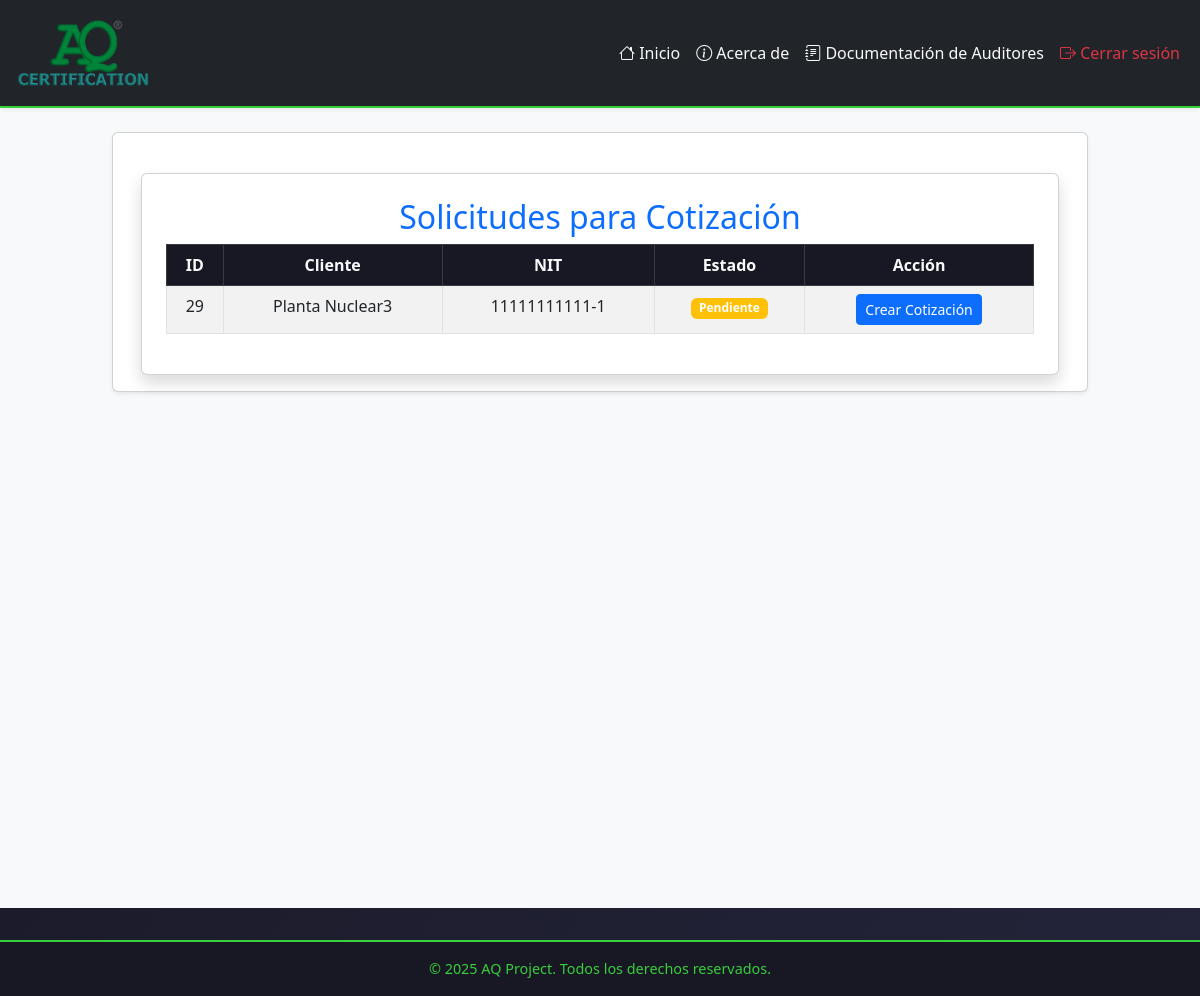
/cotizaciones/solicitudes/ (signed in), run on an earlier commit of the app's database.
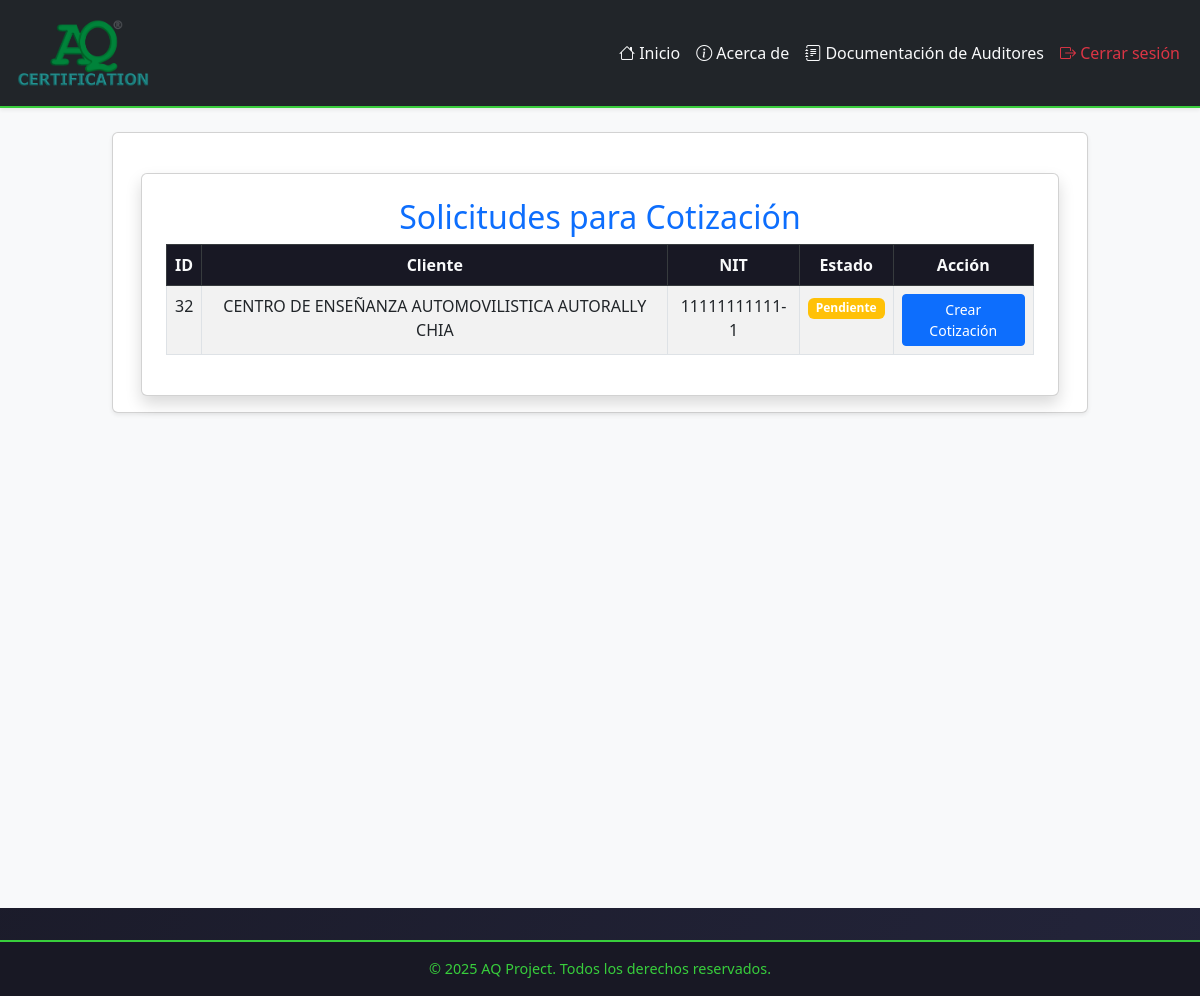
And on a later commit of the database.
### solicitudes/models.py (models this page shows, shortened)
class Solicitud(models.Model):
    cliente = models.ForeignKey(Cliente, on_delete=models.CASCADE, related_name="solicitudes_solicitudes")  # Relación con el modelo Cliente
    fecha_solicitud = models.DateField(default=date.today)  # Fecha en que se crea la solicitud
    estado = models.CharField(
        max_length=20,
        choices=[
            ('Pendiente', 'Pendiente'),
            ('Aprobada', 'Aprobada'),
            ('Rechazada', 'Rechazada')
        ],
        default='Pendiente'
    )  # Estado de la solicitud

class Cliente(models.Model):
    nit = models.CharField(max_length=20, unique=True)  # Nit único
    nombre_propietario = models.CharField(max_length=100)
    nombre_establecimiento = models.CharField(max_length=100)
    representante_legal = models.CharField(max_length=100)
    cedula_ciudadania = models.CharField(max_length=20)
    ciudad = models.CharField(max_length=100)
    departamento = models.CharField(max_length=100)
    direccion = models.CharField(max_length=200)
    representante_organismo = models.CharField(max_length=100)
    cargo = models.CharField(max_length=50)
    telefono_fijo = models.CharField(max_length=20, blank=True, null=True)
    telefono_celular = models.CharField(max_length=20)
    correo_electronico = models.EmailField()
    nivel_cea = models.CharField(max_length=50, choices=NIVELES_CEA)
    cantidad_vehiculos = models.IntegerField(null=True, blank=True)
    cantidad_instructores = models.IntegerField(null=True, blank=True)
    categorias_certificar = models.ManyToManyField(Categoria, blank=True)
    certificado_conformidad = models.CharField(max_length=2, choices=CERTIFICADO_CONFORMIDAD_CHOICES, default="No")
    nombre_ente_certificador = models.CharField(max_length=100, blank=True, null=True)  # Se llena si es "Sí"
    fecha_solicitud = models.DateField(null=True, blank=True)  # Se establece solo cuando se envía la solicitud
    observaciones = models.TextField(blank=True, null=True)

### cotizaciones/views.py (the view)
# urls.py: path("solicitudes/", listado_solicitudes, name="listado_solicitudes"),
@login_required
def listado_solicitudes(request):
    solicitudes = Solicitud.objects.filter(estado="Pendiente").select_related("cliente")  # Optimización con select_related
    return render(request, "cotizaciones/listado_solicitudes.html", {"solicitudes": solicitudes})

### cotizaciones/templates/cotizaciones/listado_solicitudes.html (shortened to what this page needs)
{% extends 'layouts/base.html' %}
{% block content %}
<link rel="stylesheet" href="https://cdn.jsdelivr.net/npm/bootstrap@5.3.0/dist/css/bootstrap.min.css">
<div class="container mt-4">
    <div class="card shadow p-4">
        <h2 class="text-center text-primary">Solicitudes para Cotización</h2>
        {% if solicitudes %}
            <div class="table-responsive">
                <table class="table table-bordered table-striped text-center">
                    <thead class="table-dark">
                        <tr>
                            <th>ID</th>
                            <th>Cliente</th>
                            <th>NIT</th>
                            <th>Estado</th>
                            <th>Acción</th>
                        </tr>
                    </thead>
                    <tbody>
                        {% for solicitud in solicitudes %}
                            <tr>
                                <td>{{ solicitud.id }}</td>
                                <td>{{ solicitud.cliente.nombre_establecimiento }}</td>
                                <td>{{ solicitud.cliente.nit }}</td>
                                <td>
                                    <span class="badge {% if solicitud.estado == 'Pendiente' %}bg-warning{% elif solicitud.estado == 'Aprobada' %}bg-success{% elif solicitud.estado == 'Rechazada' %}bg-danger{% else %}bg-info{% endif %}">
                                        {{ solicitud.estado }}
                                    </span>
                                </td>
                                <td>
                                    <a href="{% url 'crear_cotizacion' solicitud.id %}" class="btn btn-sm btn-primary">Crear Cotización</a>
                                </td>
                            </tr>
                        {% endfor %}
                    </tbody>
                </table>
            </div>
        {% else %}
            <div class="alert alert-danger text-center">
                No hay solicitudes disponibles.
            </div>
        {% endif %}
    </div>
</div>
{% endblock %}

### myapp/templates/layouts/base.html (shortened to what this page needs)
{% load static %}
<!doctype html>
<html lang="es">
<head>
    <link rel="stylesheet" href="https://cdn.jsdelivr.net/npm/bootstrap@5.3.3/dist/css/bootstrap.min.css">
    <link rel="stylesheet" href="https://cdn.jsdelivr.net/npm/bootstrap-icons@1.10.5/font/bootstrap-icons.css">
</head>
<body>
<nav class="navbar navbar-expand-lg navbar-dark bg-dark shadow-sm">
    <div class="container-fluid">
        <a class="navbar-brand text-success d-flex align-items-center" href="/">
            <img src="{% static 'myapp/AQ_color.png' %}" alt="Logo AQ Certification" style="height: 80px; margin-right: 30px;">
        </a>
        <div class="collapse navbar-collapse" id="navbarNavDropdown">
            <ul class="navbar-nav ms-auto">
                <li class="nav-item"><a class="nav-link" href="{% url 'index' %}"><i class="bi bi-house"></i> Inicio</a></li>
                <li class="nav-item"><a class="nav-link" href="{% url 'about' %}"><i class="bi bi-info-circle"></i> Acerca de</a></li>
                {% if user.is_authenticated %}
                    {% for group in user.groups.all %}
                        {% if group.name == "Auditores" %}
                            <li class="nav-item">
                                <a class="nav-link" href="{% url 'dashboard_auditor' %}"><i class="bi bi-journal-text"></i> Documentación de Auditores</a>
                            </li>
                        {% endif %}
                    {% endfor %}
                    <li class="nav-item"><a class="nav-link text-danger" href="{% url 'logout' %}"><i class="bi bi-box-arrow-right"></i> Cerrar sesión</a></li>
                {% else %}
                    <li class="nav-item"><a class="nav-link" href="{% url 'signup' %}"><i class="bi bi-person-plus"></i> Registrarse</a></li>
                    <li class="nav-item"><a class="nav-link" href="{% url 'signin' %}"><i class="bi bi-box-arrow-in-right"></i> Iniciar sesión</a></li>
                {% endif %}
            </ul>
        </div>
    </div>
</nav>
<main class="container-fluid" style="background-color: #f8f9fa; min-height: 100vh;">
    <div class="row justify-content-center">
        <div class="col-lg-10 mt-4">
            <div class="card shadow-sm">
                <div class="card-body">
                    {% block content %}
                    {% endblock %}
                </div>
            </div>
        </div>
    </div>
</main>
<footer>
    &copy; {{ year|default:2025 }} AQ Project. Todos los derechos reservados.
</footer>
</body>
</html>

What changed in the data, as far as the page shows it:
no longer on this page (row edited): Solicitud: id "29", cliente.nombre_establecimiento "Planta Nuclear3", cliente.nit "11111111111-1", estado "Pendiente"
added Solicitud: id "32", cliente.nombre_establecimiento "CENTRO DE ENSEÑANZA AUTOMOVILISTICA AUTORALLY CHIA", cliente.nit "11111111111-1", estado "Pendiente"
